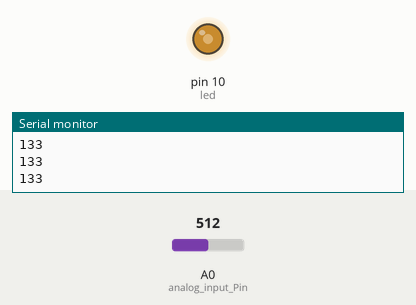
Simulated run of this sketch. Board: Arduino Uno, built with avr-gcc and run on an emulated ATmega328P. On the bench: output pins drawn as LEDs (lit = HIGH), the last lines printed to the serial monitor. Inputs (shaded band) come from the test bench; at power-on: A0 (analog_input_Pin) = 512.

Above: at 1.2 s.
1.3 s: A0 (analog_input_Pin) set to 306
At 1.9 s:
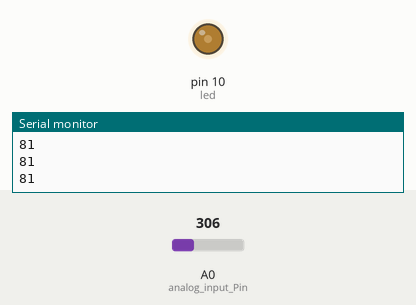
2.8 s: A0 (analog_input_Pin) set to 122
At 3.5 s:
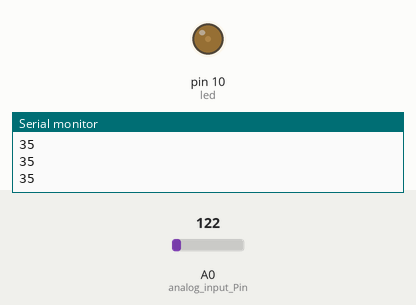
4.3 s: A0 (analog_input_Pin) set to 900
At 5.1 s:
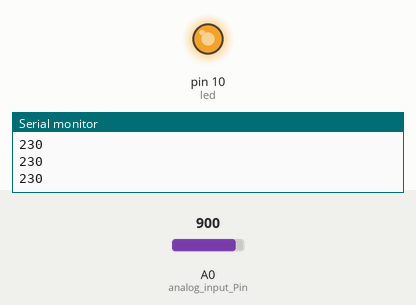
Timing chart, 0 to 7.3 s (numbered marks = the images above; inputs shaded):
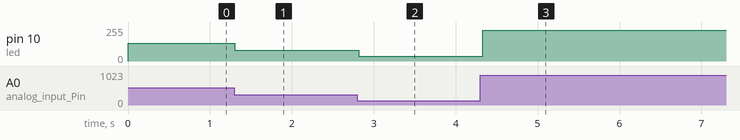

The sketch:

potentiometer.ino
```cpp
int led =10;
int brightness=0;
int fadeAmount=5;
int analog_input_Pin=A0;
void setup() {
  // initialize serial communication at 9600 bits per second
  Serial.begin(9600);
  pinMode(led,OUTPUT);
  pinMode(analog_input_Pin, INPUT);
}

void loop() {
  // read the input on analog pin0
  int sensorValue= analogRead(analog_input_Pin);
  brightness= sensorValue >>2;
  brightness = brightness + fadeAmount;
  Serial.println(brightness);
  analogWrite(led, brightness);
  if(brightness ==0 || brightness ==255){
    fadeAmount = -fadeAmount;


  }
  delay(30);

}
```

Measured:
- after the input at 1.3 s, pin 10 (led): 133/255 → 81/255 at once
- after the input at 2.8 s, pin 10 (led): 81/255 → 35/255 at once
- after the input at 4.3 s, pin 10 (led): 35/255 → 230/255 at once
